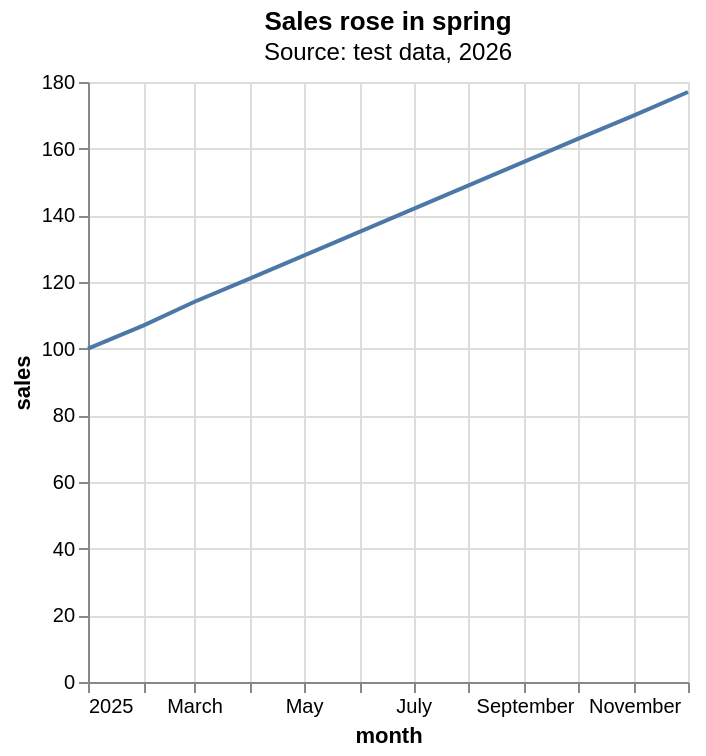

Express this chart as Vega-Lite.
### Vega-Lite specification from a JSON file in a GitHub repository (floating-point values rounded to 4 significant figures)
{"mark": "line", "title": {"text": "Sales rose in spring", "subtitle": "Source: test data, 2026"}, "data": {"values": [{"month": "2025-01-01", "sales": 100}, {"month": "2025-02-01", "sales": 107}, {"month": "2025-03-01", "sales": 114}, {"month": "2025-04-01", "sales": 121}, {"month": "2025-10-01", "sales": 163}, {"month": "2025-11-01", "sales": 170}, {"month": "2025-12-01", "sales": 177}]}, "encoding": {"x": {"field": "month", "type": "temporal"}, "y": {"field": "sales", "type": "quantitative"}}}
